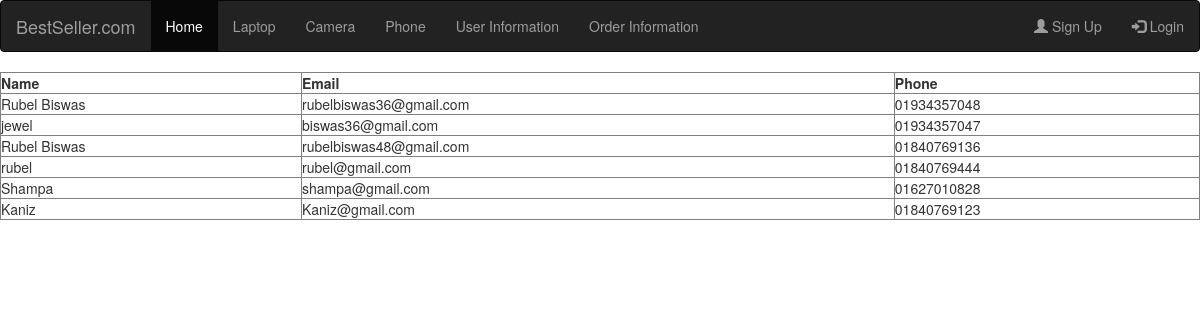
Page /user_info.php on the committed database.
### tables this page shows
CREATE TABLE `signup` (
  `id` int(30) NOT NULL,
  `name` varchar(30) NOT NULL,
  `email` varchar(30) NOT NULL,
  `phone` varchar(30) NOT NULL,
  `password` varchar(30) NOT NULL,
  `type` int(255) NOT NULL
);

### user_info.php (the view, shortened to what this page needs)
<!DOCTYPE html>
<html>
<head>
     <link rel="stylesheet" href="https://maxcdn.bootstrapcdn.com/bootstrap/3.3.6/css/bootstrap.min.css">
      <link rel="stylesheet" type="text/css" href="newcart.css">
      <link rel="stylesheet" type="text/css" href="style1.css">
</head>
<body>
   <?php include "nevAdmin.php" ?>
   <?php include "db_con.php" ?>
<?php
   $sql = "SELECT name,email,phone FROM signup";
   mysqli_select_db($con,$db);
   $retval = mysqli_query($con,$sql);
         echo "<div >
         <table width='100%' border='1' cellpadding='5' cellspacing='0'>
         <tr>
         <th>Name</th>
         <th>Email</th>
         <th>Phone</th>
         </tr>";
         while($row = mysqli_fetch_array($retval))
         {
         echo "<tr>";
         echo "<td>" . $row['name'] . "</td>";
         echo "<td>" . $row['email'] . "</td>";
         echo "<td>" . $row['phone'] . "</td>";
         echo "</tr>";
         }
         echo "</table>
         </div>";
?>
</body>
</html>

### rows in the picture
signup: name "Rubel Biswas", email "rubelbiswas36@gmail.com", phone "01934357048"
signup: name "jewel", email "biswas36@gmail.com", phone "01934357047"
signup: name "Rubel Biswas", email "rubelbiswas48@gmail.com", phone "01840769136"
signup: name "rubel", email "rubel@gmail.com", phone "01840769444"
signup: name "Shampa", email "shampa@gmail.com", phone "01627010828"
signup: name "Kaniz", email "Kaniz@gmail.com", phone "01840769123"
